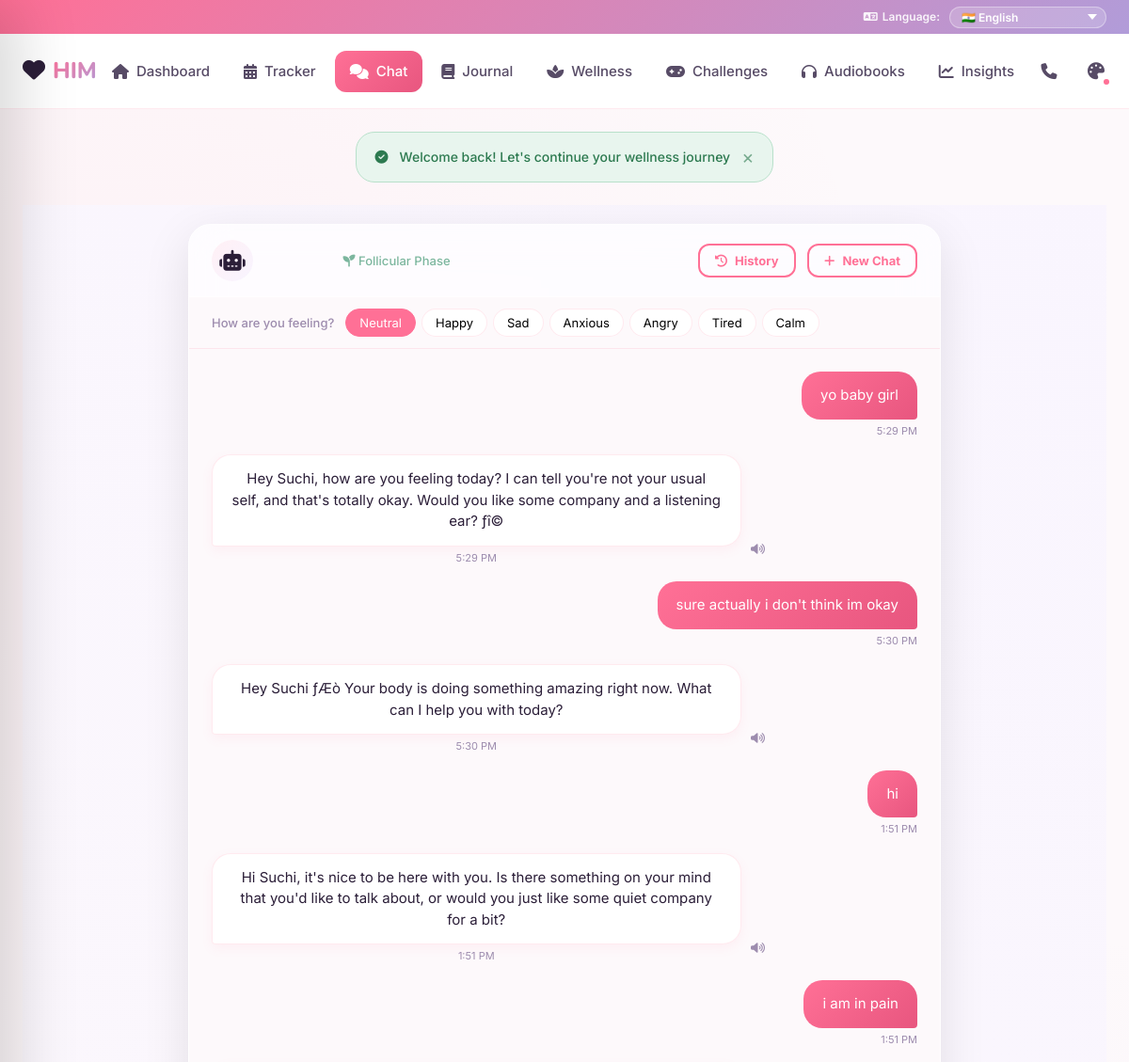
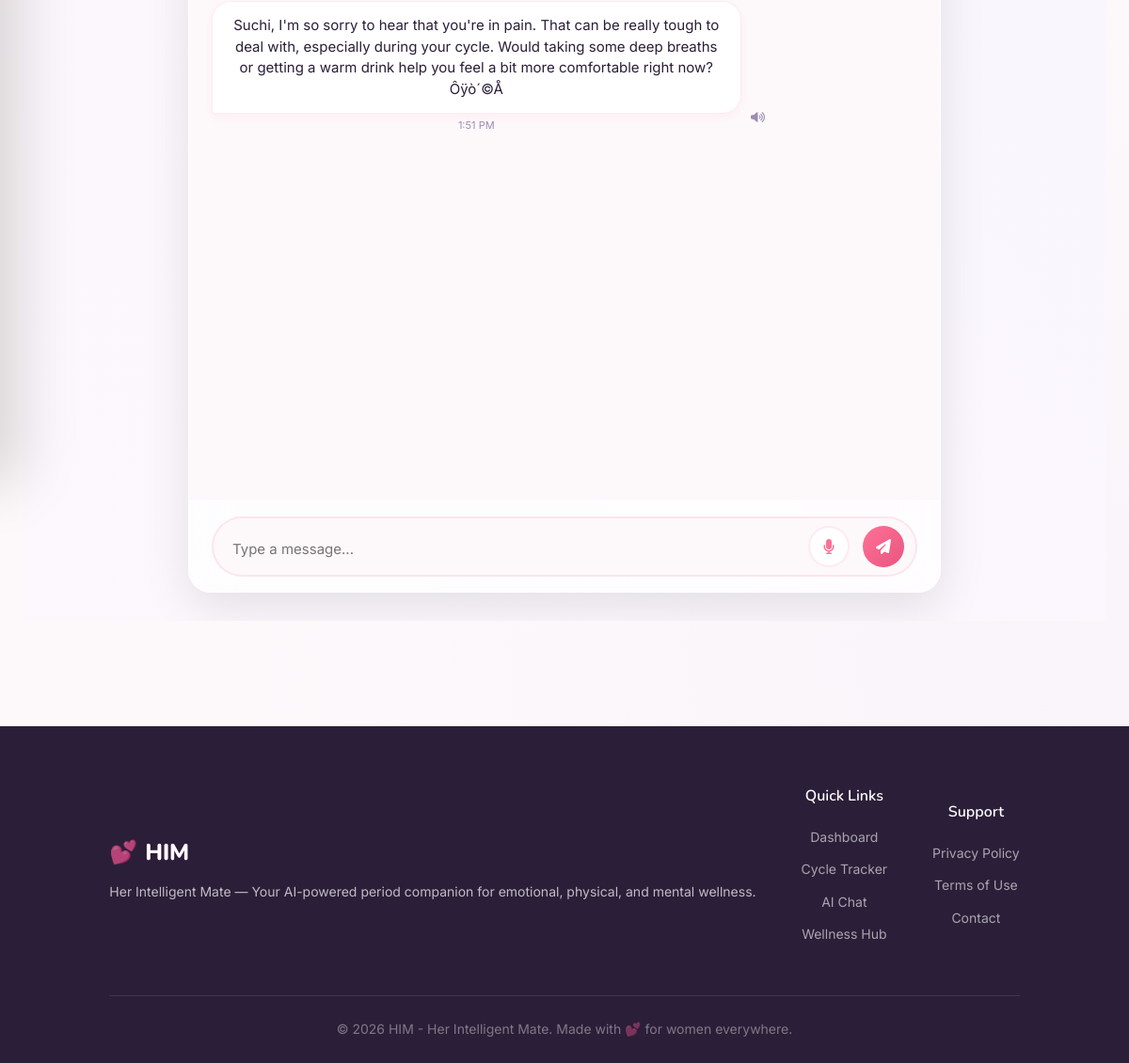
The page /chat.php (signed in) on the database its author committed (2 pictures, top to bottom).
### tables this page shows
CREATE TABLE `chat_messages` (
  `id` int(11) NOT NULL AUTO_INCREMENT,
  `session_id` int(11) NOT NULL,
  `sender` enum('user','ai') NOT NULL,
  `message` text NOT NULL,
  `sentiment` varchar(50) DEFAULT NULL,
  `created_at` datetime NOT NULL DEFAULT current_timestamp(),
  PRIMARY KEY (`id`),
  KEY `idx_chat_msg_session` (`session_id`),
  CONSTRAINT `fk_chat_msg_session` FOREIGN KEY (`session_id`) REFERENCES `chat_sessions` (`id`) ON DELETE CASCADE
);

### includes/functions.php (called while the page is built, shortened)
<?php
function getCurrentPhase($lastPeriodStart, $avgCycleLength, $avgPeriodLength) {
    $today = new DateTime('today');
    $start = new DateTime($lastPeriodStart);
    $start->setTime(0, 0, 0);
    $diff = $start->diff($today)->days;
    $dayInCycle = ($diff % $avgCycleLength) + 1;
    if ($dayInCycle <= round($avgCycleLength * 0.45)) return 'follicular';
    return 'luteal';
}
function getPhaseInfo($phase) {
    $phases = [
        'menstrual' => [
            'name' => 'Menstrual Phase',
            'icon' => 'fa-droplet',
            'color' => '#E8567F',
            'description' => 'Your body is shedding the uterine lining. Take it easy, rest, and be gentle with yourself.'
        ],
        'follicular' => [
            'name' => 'Follicular Phase',
            'icon' => 'fa-seedling',
            'color' => '#7CB69E',
            'description' => 'Energy is rising! Great time for new beginnings, workouts, and creativity.'
        ],
        'ovulation' => [
            'name' => 'Ovulation Phase',
            'icon' => 'fa-sun',
            'color' => '#F4A261',
            'description' => 'Peak energy and confidence! You\'re at your strongest and most social.'
        ],
        'luteal' => [
            'name' => 'Luteal Phase',
            'icon' => 'fa-cloud-moon',
            'color' => '#9B8EC0',
            'description' => 'Winding down. Focus on self-care, comfort foods, and gentle activities.'
        ]
    ];
    return $phases[$phase] ?? $phases['menstrual'];
}
function getUserCycleSettings($userId) {
    global $pdo;
    $stmt = $pdo->prepare("SELECT * FROM cycle_settings WHERE user_id = ?");
    $stmt->execute([$userId]);
    return $stmt->fetch();
}

### chat.php (the view, shortened to what this page needs)
<?php
require_once 'includes/config.php';
require_once 'includes/functions.php';
$userId = getCurrentUserId();
$user = getUserProfile($userId);
$cycleSettings = getUserCycleSettings($userId);
$currentPhase = getCurrentPhase($cycleSettings['last_period_start'], $cycleSettings['avg_cycle_length'], $cycleSettings['avg_period_length']);
$phaseInfo = getPhaseInfo($currentPhase);
if (isset($_GET['session_id'])) {
    $sessionId = (int)$_GET['session_id'];
    $stmt = $pdo->prepare("SELECT id, cycle_phase FROM chat_sessions WHERE id = ? AND user_id = ?");
    $stmt->execute([$sessionId, $userId]);
    $session = $stmt->fetch();
    if (!$session) {
        header("Location: chat.php");
        exit;
    }
    $currentPhase = $session['cycle_phase'];
    $phaseInfo = getPhaseInfo($currentPhase);
} else {
    $stmt = $pdo->prepare("SELECT id FROM chat_sessions WHERE user_id = ? AND ended_at IS NULL ORDER BY started_at DESC LIMIT 1");
    $stmt->execute([$userId]);
    $session = $stmt->fetch();
    if (!$session) {
        $stmt = $pdo->prepare("INSERT INTO chat_sessions (user_id, cycle_phase) VALUES (?, ?)");
        $stmt->execute([$userId, $currentPhase]);
        $sessionId = $pdo->lastInsertId();
    } else {
        $sessionId = $session['id'];
    }
}
$stmt = $pdo->prepare("SELECT sender, message, created_at FROM chat_messages WHERE session_id = ? ORDER BY created_at ASC");
$stmt->execute([$sessionId]);
$messages = $stmt->fetchAll();
require_once 'includes/header.php';
?>
<div class="bg-chat">
<div class="container" style="padding-top:20px; padding-bottom:20px; display:flex; justify-content:center; max-width:100%; height:calc(100vh - 80px);">
<div class="chat-container" data-aos="zoom-in-up" data-aos-duration="600" style="background: rgba(255, 255, 255, 0.5); backdrop-filter: blur(20px); border: 1px solid rgba(255, 255, 255, 0.8); box-shadow: 0 15px 50px rgba(0,0,0,0.1); border-radius:24px; width:100%; height:100%; display:flex; flex-direction:column;">
    <div class="chat-header" style="background: rgba(255,255,255,0.4); border-bottom: 1px solid rgba(255,255,255,0.6); border-radius:24px 24px 0 0;">
        <div class="chat-header-info">
            <div class="chat-avatar"><i class="fa-solid fa-robot"></i></div>
            <div>
                <h3 class="text-reveal"><span>HIM Chat</span></h3>
                <span class="chat-status" style="color: <?= $phaseInfo['color'] ?>">
                    <i class="fa-solid <?= $phaseInfo['icon'] ?>"></i> <?= $phaseInfo['name'] ?>
                </span>
            </div>
        </div>
        <div class="chat-actions">
            <button class="btn btn-sm btn-outline" id="historyBtn" title="View past chats" style="margin-right: 8px;">
                <i class="fa-solid fa-clock-rotate-left"></i> History
            </button>
            <button class="btn btn-sm btn-outline" id="newChatBtn" title="Start new chat">
                <i class="fa-solid fa-plus"></i> New Chat
            </button>
        </div>
    </div>
    <div class="chat-mood-bar" id="moodBar">
        <span class="mood-label">How are you feeling?</span>
        <div class="mood-options">
            <button class="mood-chip active" data-mood="neutral">Neutral</button>
            <button class="mood-chip" data-mood="happy">Happy</button>
            <button class="mood-chip" data-mood="sad">Sad</button>
            <button class="mood-chip" data-mood="anxious">Anxious</button>
            <button class="mood-chip" data-mood="angry">Angry</button>
            <button class="mood-chip" data-mood="tired">Tired</button>
            <button class="mood-chip" data-mood="calm">Calm</button>
        </div>
    </div>
    <div class="chat-messages" id="chatMessages">
        <?php if (empty($messages)): ?>
            <div class="chat-bubble chat-bubble-ai">
                <div class="bubble-content">
                    Hi <?= sanitize(explode(' ', $user['full_name'])[0]) ?>! I'm HIM, your wellness companion. How are you feeling today? I'm here to listen, comfort, and support you.
                </div>
                <span class="response-avatar"><i class="fa-solid fa-heart"></i></span>
            </div>
        <?php else: ?>
            <?php foreach ($messages as $msg): ?>
                <div class="chat-bubble chat-bubble-<?= $msg['sender'] ?>">
                    <div class="bubble-content"><?= nl2br(htmlspecialchars($msg['message'])) ?></div>
                    <span class="bubble-time"><?= date('g:i A', strtotime($msg['created_at'])) ?></span>
                    <?php if ($msg['sender'] === 'ai'): ?>
                        <button class="tts-btn" title="Read aloud"><i class="fa-solid fa-volume-up"></i></button>
                    <?php endif; ?>
                </div>
            <?php endforeach; ?>
        <?php endif; ?>
    </div>
    <div class="chat-input-area" style="background: rgba(255,255,255,0.4); border-top: 1px solid rgba(255,255,255,0.6); border-radius:0 0 24px 24px;">
        <form id="chatForm" autocomplete="off">
            <div class="chat-input-wrapper">
                <textarea class="chat-input" id="chatInput" placeholder="Type a message..." rows="1"></textarea>
                <button type="button" class="chat-send-btn" id="chatMicBtn" style="background: white; color: var(--color-primary); border: 2px solid var(--border-light); margin-right: 2px;" title="Start Voice Call">
                    <i class="fa-solid fa-microphone" id="chatMicIcon"></i>
                </button>
                <button type="submit" class="chat-send-btn" id="sendBtn" aria-label="Send message">
                    <i class="fa-solid fa-paper-plane"></i>
                </button>
            </div>
        </form>
    </div>
</div>
<?php require_once 'includes/footer.php'; ?>

### assets/css/style.css (style rules this page uses)
:root { --color-primary: #FF7096; --color-primary-dark: #E8567F; --color-primary-light: #FFF0F5; --color-secondary: #B19CD9; --color-secondary-dark: #9B8EC0; --color-secondary-light: #F8F4FF; --color-success: #38E08B; --color-warning: #FFAB40; --color-error: #FF4D6D; --color-info: #4FC3F7; --color-sage: #66C2A5; --color-mint: #E8FFEF; --phase-menstrual: var(--color-primary); --phase-follicular: var(--color-sage); --phase-ovulation: var(--color-warning); --phase-luteal: var(--color-secondary); --text-primary: #2B1E38; --text-secondary: #574B66; --text-muted: #9D8CAE; --text-white: #FFFFFF; --bg-body: #FDF9FB; --bg-card: rgba(255, 255, 255, 0.95); --bg-overlay: rgba(43, 30, 56, 0.6); --border-light: rgba(255, 112, 150, 0.15); --border-radius-sm: 12px; --border-radius-md: 20px; --border-radius-lg: 32px; --border-radius-full: 9999px; --space-xs: 4px; --space-sm: 8px; --space-md: 16px; --space-lg: 24px; --space-xl: 32px; --space-2xl: 48px; --shadow-sm: 0 4px 12px rgba(255, 112, 150, 0.08); --shadow-md: 0 8px 24px rgba(255, 112, 150, 0.12); --shadow-lg: 0 16px 48px rgba(177, 156, 217, 0.18); --shadow-glow: 0 12px 36px rgba(255, 112, 150, 0.3); --font-heading: 'Nunito', 'Segoe UI', sans-serif; --font-body: 'Inter', 'Segoe UI', system-ui, sans-serif; --transition-fast: 0.15s cubic-bezier(0.175, 0.885, 0.32, 1.275); --transition-normal: 0.3s cubic-bezier(0.175, 0.885, 0.32, 1.275); --transition-slow: 0.5s ease-in-out; --header-height: 80px; --sidebar-width: 280px; }
*, *::before, *::after { box-sizing: border-box; margin: 0; padding: 0; }
html { scroll-behavior: smooth; }
body { font-family: var(--font-body); font-size: 16px; line-height: 1.6; color: var(--text-primary); background: var(--bg-body); background-image: radial-gradient(circle at 10% 20%, rgba(255, 112, 150, 0.05) 0%, transparent 40%), radial-gradient(circle at 90% 80%, rgba(177, 156, 217, 0.05) 0%, transparent 40%); background-attachment: fixed; -webkit-font-smoothing: antialiased; }
button { cursor: pointer; border: none; background: none; font-family: inherit; }
input, textarea, select { font-family: inherit; font-size: inherit; }
h1, h2, h3, h4, h5, h6 { font-family: var(--font-heading); color: var(--text-primary); line-height: 1.3; }
h3 { font-size: 24px; font-weight: 700; }
.bg-chat { background: linear-gradient(45deg, var(--bg-body) 0%, var(--color-secondary-light) 100%); background-size: 200% 200%; animation: flowBg 12s ease infinite; min-height: calc(100vh - 70px); width: 100%; position: relative; overflow: hidden; }
body { text-align: center !important; }
.container, .main-content { display: flex !important; flex-direction: column !important; align-items: center !important; width: 100%; box-sizing: border-box; }
.btn { display: inline-flex; align-items: center; justify-content: center; gap: 8px; font-weight: 700; font-size: 16px; border: none; border-radius: var(--border-radius-full); cursor: pointer; transition: var(--transition-normal); text-decoration: none; position: relative; overflow: hidden; }
.btn::after { content: ''; position: absolute; inset: 0; background: rgba(255,255,255,0.2); border-radius: inherit; transform: scale(0); opacity: 0; transition: 0.3s; }
.text-reveal { display: inline-block; animation: textReveal 1.2s cubic-bezier(0.19, 1, 0.22, 1) forwards; transform: translateY(100%); opacity: 0; }
.btn-outline { background: transparent; color: var(--color-primary); padding: 12px 28px; border: 2px solid var(--color-primary); }
.btn-sm { padding: 8px 16px; font-size: 13px; border-radius: var(--border-radius-sm); }
.text-reveal { overflow: hidden; display: inline-block; vertical-align: top; }

### assets/css/responsive.css (style rules this page uses)
*, *::before, *::after { box-sizing: border-box; }
@media (max-width: 1439px) { .container { max-width: 100%; padding: 0 24px; } }

### includes/header.php (style rules this page uses)
body { padding-top: 36px; }
body { top: 0 !important; }

### rows shown on the page
chat_messages: message "yo baby girl", created_at "5:29 PM"
chat_messages: message "Hey Suchi, how are you feeling today? I can tell you're not your usual self, and that's totally okay. Would you like some company and a listening ear? ­ƒî©", created_at "5:29 PM", sender "ai" (drawn)
chat_messages: message "sure actually i don't think im okay", created_at "5:30 PM"
chat_messages: message "Hey Suchi ­ƒÆò Your body is doing something amazing right now. What can I help you with today?", created_at "5:30 PM", sender "ai" (drawn)
chat_messages: message "hi", created_at "1:51 PM"
chat_messages: message "Hi Suchi, it's nice to be here with you. Is there something on your mind that you'd like to talk about, or would you just like some quiet company for a bit?", created_at "1:51 PM", sender "ai" (drawn)
chat_messages: message "i am in pain", created_at "1:51 PM"
chat_messages: message "Suchi, I'm so sorry to hear that you're in pain. That can be really tough to deal with, especially during your cycle. Would taking some deep breaths or getting a warm drink help you feel a bit more comfortable right now? Ôÿò´©Å", created_at "1:51 PM", sender "ai" (drawn)

### other values the page prints
$flash['message'] "Welcome back! Let's continue your wellness journey"
$phaseInfo['name'] "Follicular Phase"
